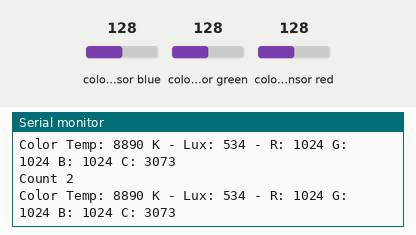
A sketch run on a simulated Arduino Uno, built with avr-gcc and run on an emulated ATmega328P. Shown: the last lines printed to the serial monitor. The inputs (shaded band) are chosen by the test bench; at power-on: colour sensor blue 128, colour sensor green 128, colour sensor red 128.

Above: at 1.2 s.
1.3 s: colour sensor blue set to 5
At 1.8 s:
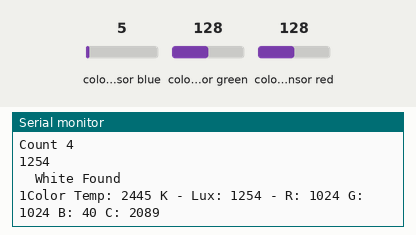
3.6 s: colour sensor green set to 5
At 4.1 s:
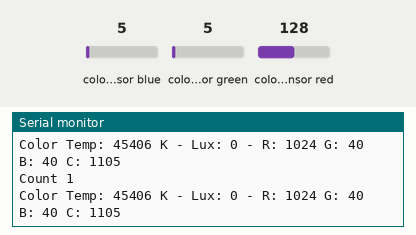
5.7 s: colour sensor red set to 64
At 6.2 s:
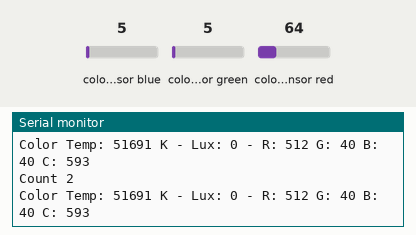
8.7 s: colour sensor blue set to 64
At 9.2 s:
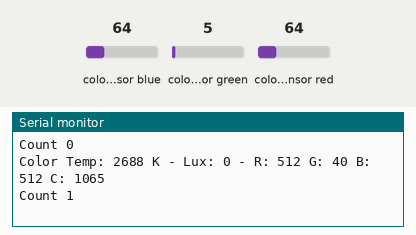
11.7 s: colour sensor green set to 64
At 12.2 s:
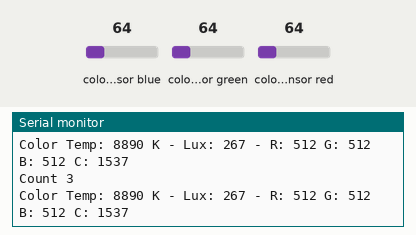
14.7 s: colour sensor red set to 128
At 15.2 s:
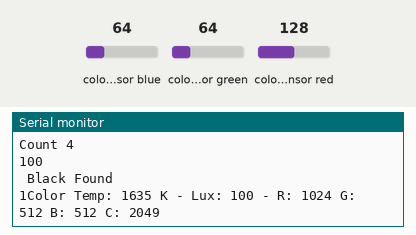
Timing chart, 0 to 17.7 s (numbered marks = the images above; inputs shaded):
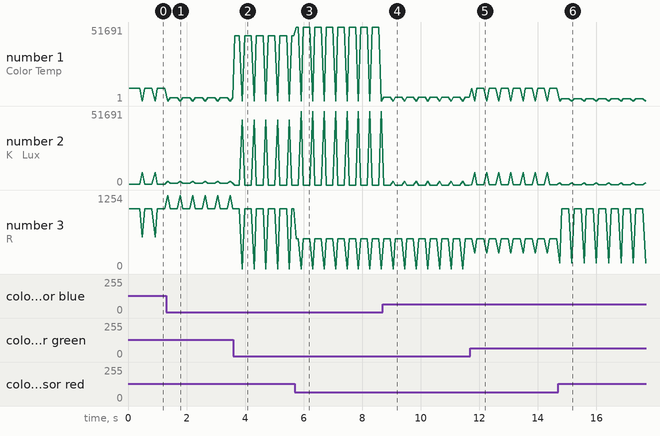

Measured:
- after the input at 1.3 s, the serial monitor: prints a new line after 0.06 s (image 1)
- after the input at 3.6 s, the serial monitor: prints a new line after 0.06 s (image 2)
- after the input at 5.7 s, the serial monitor: prints a new line after 0.05 s (image 3)
- after the input at 8.7 s, the serial monitor: prints a new line at once (image 4)
- after the input at 11.7 s, the serial monitor: prints a new line at once (image 5)
- after the input at 14.7 s, the serial monitor: prints a new line after 0.05 s (image 6)
- plotted number 1: 8890 → 2445 after the input at 1.3 s, 2445 → 45406 after the input at 3.6 s, 1 → 2688 after the input at 8.7 s, 2688 → 8890 after the input at 11.7 s, 8890 → 1635 after the input at 14.7 s
- plotted number 2: 534 → 1254 after the input at 1.3 s, 0 → 51691 after the input at 5.7 s, 0 → 267 after the input at 11.7 s, 267 → 100 after the input at 14.7 s

The sketch:

Colourtest.ino
```cpp
#include <Wire.h>
#include "Adafruit_TCS34725.h"

/* Example code for the Adafruit TCS34725 breakout library */

/* Connect SCL to analog 5
  Connect SDA to analog 4
  Connect VDD to 3.3V DC
  Connect GROUND to common ground */

/* Initialise with default values (int time = 2.4ms, gain = 1x) */
// Adafruit_TCS34725 tcs = Adafruit_TCS34725();

/* Initialise with specific int time and gain values */
Adafruit_TCS34725 tcs = Adafruit_TCS34725(TCS34725_INTEGRATIONTIME_700MS, TCS34725_GAIN_1X);

  int arrival = 0;
  int count = 0;
  int luxreadings[5];
  int startcount = 0;
  int initial[5];
  int mean = 0;
  int baseline = 0;
  int moveforward = 0;

  int black = 0;
  int white = 1;

  int baseplus = 0;
  int baseminus = 0;

  int stopper = 0;


void setup(void) {
  Serial.begin(9600);

  if (tcs.begin()) {
    Serial.println("Found sensor");
  } else {
    Serial.println("No TCS34725 found ... check your connections");
    while (1);
  }

}

void loop(void)
{
  while (stopper==0)
  {
    if (arrival == 0)
    {
      while(startcount < 5)
      {
        uint16_t r, g, b, c, colorTemp, lux;

        tcs.getRawData(&r, &g, &b, &c);
        colorTemp = tcs.calculateColorTemperature(r, g, b);
        lux = tcs.calculateLux(r, g, b);

        Serial.print("Color Temp: "); Serial.print(colorTemp, DEC); Serial.print(" K - ");
        Serial.print("Lux: "); Serial.print(lux, DEC); Serial.print(" - ");
        Serial.print("R: "); Serial.print(r, DEC); Serial.print(" ");
        Serial.print("G: "); Serial.print(g, DEC); Serial.print(" ");
        Serial.print("B: "); Serial.print(b, DEC); Serial.print(" ");
        Serial.print("C: "); Serial.print(c, DEC); Serial.print(" ");
        Serial.println(" ");

        Serial.print("Start Count "); Serial.print(startcount, DEC); Serial.print(" ");
        Serial.println(" ");

        initial[startcount] = lux;
        startcount++;
      }

      baseline = getmean(initial);
      baseplus = baseline+20;
      baseminus = baseline-20;
      arrival = 1;
    }
    Serial.print(arrival, DEC);
    if (arrival == 1)
    {
      while(count < 5)
      {
        uint16_t r, g, b, c, colorTemp, lux;

        tcs.getRawData(&r, &g, &b, &c);
        colorTemp = tcs.calculateColorTemperature(r, g, b);
        lux = tcs.calculateLux(r, g, b);

        Serial.print("Color Temp: "); Serial.print(colorTemp, DEC); Serial.print(" K - ");
        Serial.print("Lux: "); Serial.print(lux, DEC); Serial.print(" - ");
        Serial.print("R: "); Serial.print(r, DEC); Serial.print(" ");
        Serial.print("G: "); Serial.print(g, DEC); Serial.print(" ");
        Serial.print("B: "); Serial.print(b, DEC); Serial.print(" ");
        Serial.print("C: "); Serial.print(c, DEC); Serial.print(" ");
        Serial.println(" ");

        luxreadings[count] = lux;
        Serial.print("Count "); Serial.print(count, DEC); Serial.print(" ");
        Serial.println(" ");
        count++;

      }

      mean = getmean(luxreadings);

      if (mean>baseminus)
      {
        if(mean<baseplus)
        {
          Serial.print("  Move Closer  ");
          Serial.println(" ");
          moveforward = 1;
          count = 0;
        }
        else if (mean>baseplus)
        {
         Serial.print("  White Found  ");
         Serial.println(" ");
          white = 1;
          black = 0;
          count = 0;
        }
        else
        {
         Serial.print("  Give up  ");
         Serial.println(" ");
        }
      }

      else if (mean<baseminus)
      {
        Serial.print(" Black Found  ");
        Serial.println(" ");
        black = 1;
        white = 0;
        count =0;
      }

    }

  }
}

int getmean(int n[5])
{
  int temp = 0;
  int ans = 0;
  for(int i = 0; i<5; i++)
  {
    temp = temp + n[i];
  }
  ans = temp/5;
  Serial.print (ans, DEC);
  Serial.println(" ");
  return(ans);
}
```
